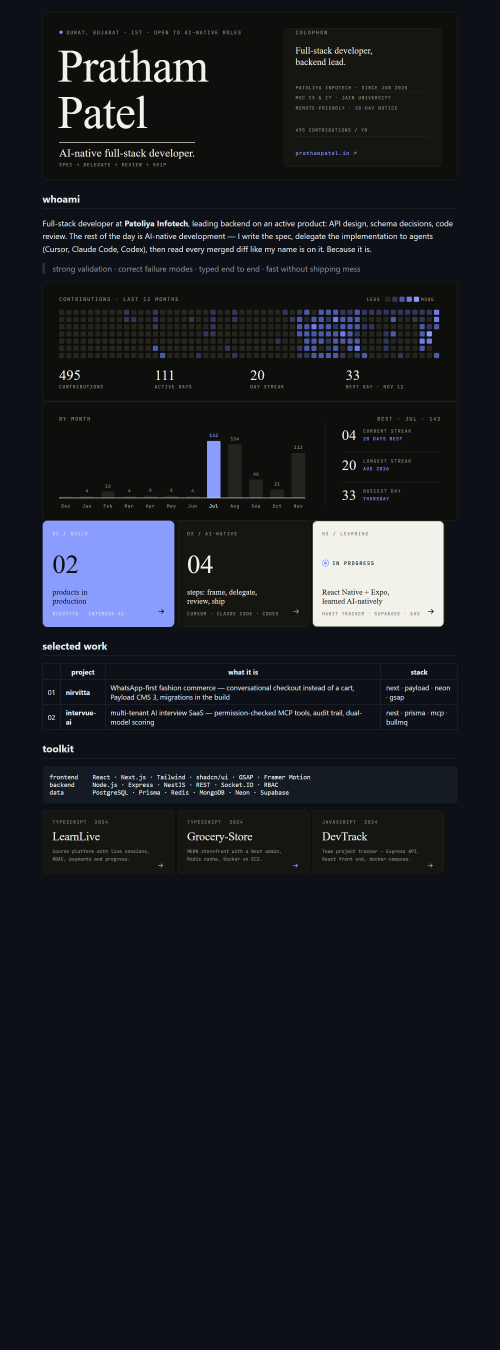
#> input picture page-dark.png, 1500 x 4050 px (shown at 1/3 size)
$ python -i preview.py   (imports and definitions only)
#> lines starting #> are read from the running program, lines starting #| are printed output that depends on the picture

import sys
from PIL import Image
ramp=" .:-=+*#%@"
def show(path, cols=110, box=None):
#> called with path = 'page-dark.png', cols = 110
    im=Image.open(path).convert("L")
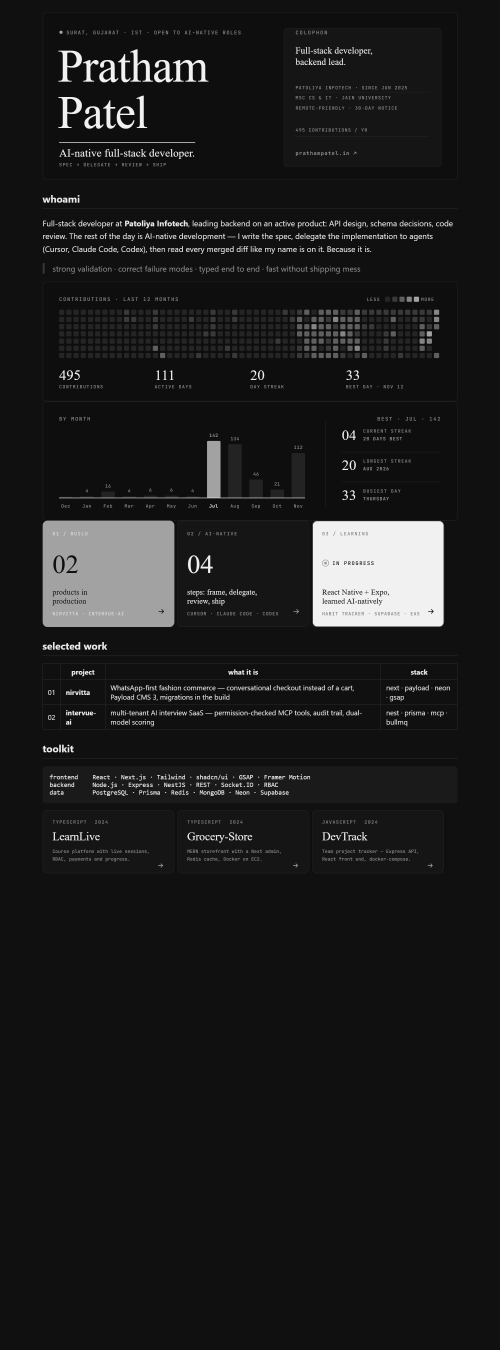
#> im: PIL image 1500x4050 L (shown at 1/3 size); min 13, max 241, mean 28
    if box:
        x,y,w,h=box; im=im.crop((x,y,x+w,y+h))
    w,h=im.size; rows=max(1,int(cols*h/w*0.46))
#> after `w, h = im.size`: w = 1500; h = 4050
#> after `rows = max(1, int(cols * h / w * 0.46))`: rows = 136
    im=im.resize((cols,rows), Image.LANCZOS)
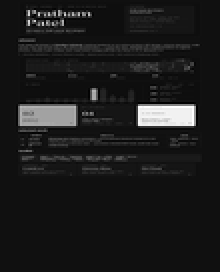
#> im: PIL image 110x136 L (shown 2 times larger); min 0, max 255, mean 28.1
#> (the run stopped early here; a loop or call above may not have finished)
